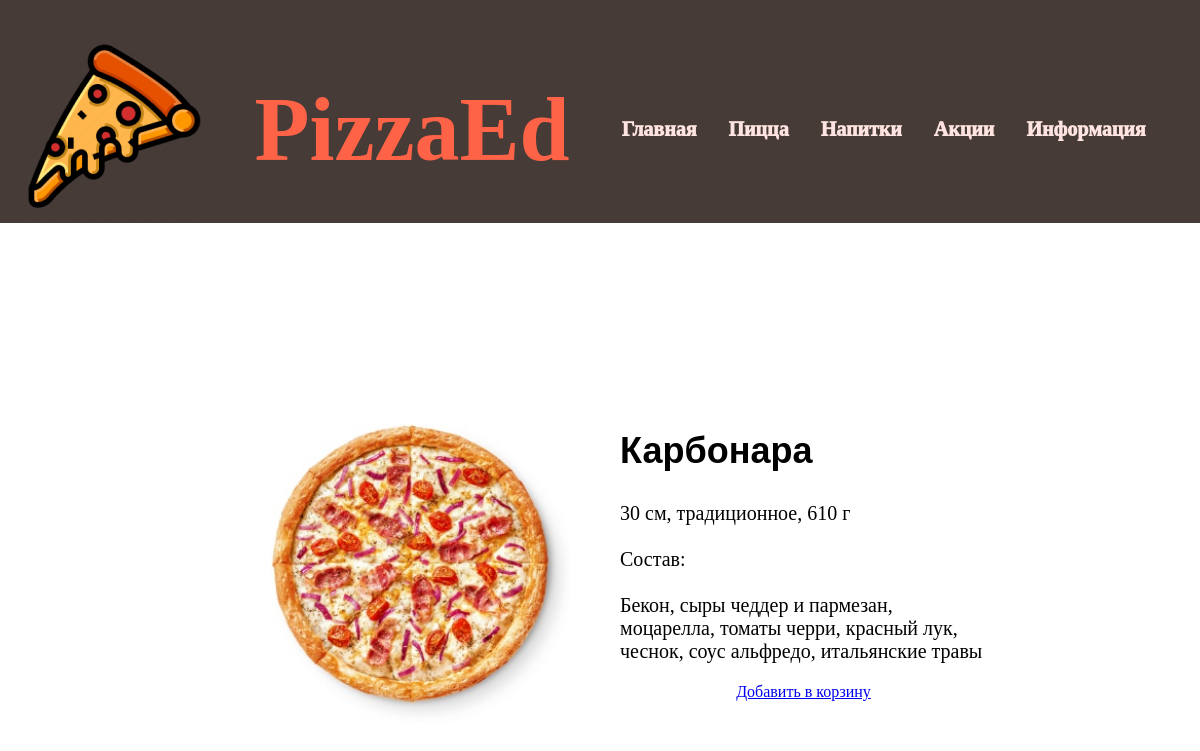
/ItemInf.php?item=1, run on the app's committed database.
### tables this page shows
CREATE TABLE `goods` (
  `Title` varchar(64) NOT NULL,
  `Description` varchar(512) NOT NULL,
  `SmallDescription` varchar(64) DEFAULT NULL,
  `Structure` varchar(256) DEFAULT NULL,
  `Category` int(11) DEFAULT NULL,
  `ImageSource` varchar(128) DEFAULT NULL,
  `price` decimal(15,2) DEFAULT NULL,
  `id` int(11) NOT NULL
);

### ItemInf.php (the view, shortened to what this page needs)
<?php
  require 'src/db.php';
  $itemid=$_GET['item'];
?>
<html>
	<head>
		<link rel="stylesheet" type="text/css" href="style1.css">
	</head>
	<body>
		<div id = "wrap">
	<?php require 'src/header.php'; ?>
			<?php
			$item = mysqli_query($link,"SELECT * FROM `goods` WHERE `id`='$itemid'");
			$item = mysqli_fetch_assoc($item);
			echo '
			<div class="selling-item">
				<div class="message-preview-1">
					<img class="message-img-1" src="img/items/'.$item['ImageSource'].'">
				</div>
				<div class="message-info-1">
					<h2 class="message-name-1"><a class="topic" href="#">'.$item['Title'].'</a></h2>
					<div class="message-description-1">
						<p class = "info">'.$item['Description'].'<br><br>';
			if (mb_strlen($item['Structure']) > 0)
			{
				if ($item['Category'] == 1 || $item['Category'] == 2)
				{
					echo'Состав:<br><br>';
				}
				else
				{
					echo'Описание акции:<br><br>';
				}
				echo ''.$item['Structure'].'</p>';
			}
			if ($item['Category'] != 3)
			{
				echo '</div>
						<a href="../src/cart/addtocart.php?item='.$_GET['item'].'">
							Добавить в корзину
						</a>
						</form>
						</div>
					</div>
				</div>';
			}
			?>
	</body>
</html>

### style1.css (style rules this page uses)
BODY { margin: 0; padding: 0; }
#wrap { width: 100%; margin: 0 auto; text-align: center; }
h2 { text-align: left; font-family: Bangkok; font-size: 90px; color: #FF6347; }
.itemfont a,h1,p { color: #000 !important; text-decoration: none }
.selling-item { width:780px; flex-wrap: wrap; margin-right: auto; margin-left: auto; height:400px; display: flex; margin-top: 200px; }
.message-preview-1 { box-sizing: border-box; width: 380px; background-color: display: flex; }
.message-img-1 { width:300px; margin-left:40px; }
.message-info-1 { box-sizing: border-box; width: 367px; margin-left: 30px; }
.message-description-1 { margin-top: 20px; }
.topic { text-decoration: none; color: #000000; }
.message-name-1 { margin-top: 7px; font-size:36px; font-family:arial; }
.info { text-align:left; font-size:20px; font-weight:500; }

### data on the page
goods: ImageSource (picture), Title "Карбонара", Description "30 см, традиционное, 610 г", Structure "Бекон, сыры чеддер и пармезан, моцарелла, томаты черри, красный лук, чеснок, соус альфредо, итальянские травы"
